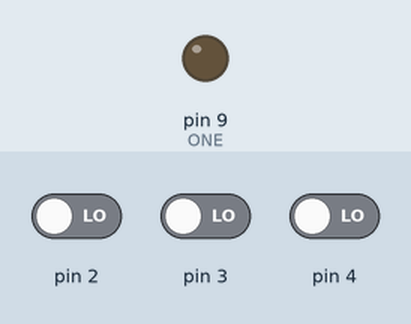
This sketch was run on a simulated Arduino Uno, built with avr-gcc and run on an emulated ATmega328P. Shown: output pins drawn as LEDs (lit = HIGH). Dashed ring = blinking. The inputs (shaded band) are chosen by the test bench; at power-on: pin 2 LOW, pin 4 LOW, pin 3 LOW.

Above: at 5.0 s.
5.1 s: pin 2 driven HIGH
At 5.46 s:
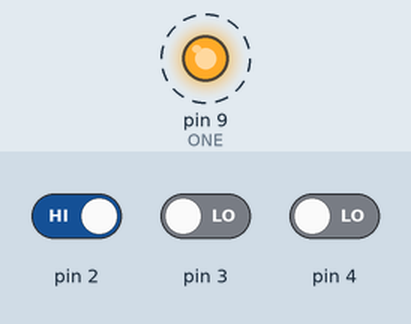
8.1 s: pin 2 driven LOW
At 8.1 s:
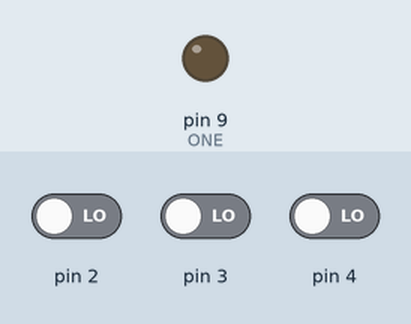
9.6 s: pin 4 driven HIGH
At 10.8 s:
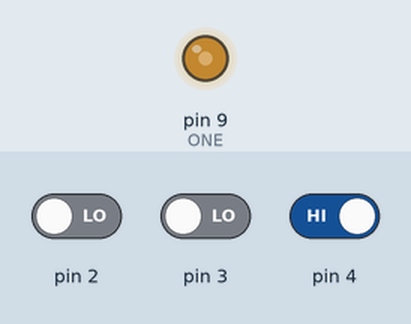
11.1 s: pin 3 driven HIGH
At 13.1 s:
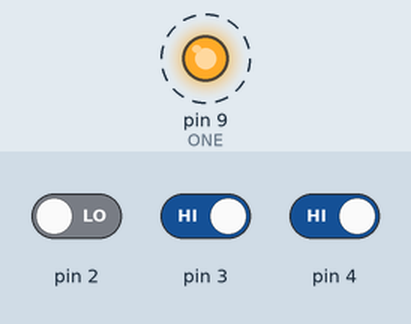
14.1 s: pin 3 driven LOW
Timing chart, 0 to 16.6 s (numbered marks = the images above; inputs shaded):
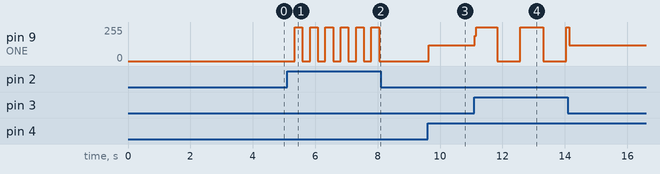

Measured:
- after the input at 5.1 s, pin 9 (ONE): alternates 255/255 for 0.25 s and 0/255 for 0.25 s, starting after 0.25 s
- after the input at 8.1 s, pin 9 (ONE): stops changing and stays 0/255
- after the input at 9.6 s, pin 9 (ONE): 0/255 → 120/255 at once
- after the input at 11.1 s, pin 9 (ONE): alternates 255/255 for 0.73 s and 0/255 for 0.74 s, starting at once

The sketch:

External_Interrupt_push_button.ino
```cpp
#include <avr/io.h>
#include <util/delay.h>
#include <avr/interrupt.h>

#define ONE 1

int flag_SW2 = 0;   // Flag is switch from normal state to blinking state
int flag_SW3 = 0;
int flag_SW4 = 0;
unsigned int count = 0;

void timer_zero_enable();
void Intr_Enable();
void run();

int main (void)
{
   DDRB |=  (ONE << PB1);     // Output
   DDRD &= ~(ONE << PD2);    // Input
   DDRD &= ~(ONE << PD3);    // Input
   DDRD &= ~(ONE << PD4);    // Input


   // sei();  // global interrupt state
   SREG |= (ONE << 7);

   Intr_Enable();
   timer_zero_enable();

   PORTB |= ~(ONE << PB1);    // Initial value of port
   PORTD &= ~(ONE << PD2);    // Initial value of port
   PORTD &= ~(ONE << PD3);    // Initial value of port
   PORTD &= ~(ONE << PD4);    // Initial value of port


  while(1)
  {
    if(flag_SW2)
    {
        if(count>=15)            // certain delay completed
        {
           PORTB^=(ONE << PB1);   // Toggle led
           count = 0;            // reset counter
        }
    }
    else if (flag_SW3)
    {
         if(count>=45)            // certain delay completed
         {
           PORTB^=(ONE << PB1);   // Toggle led
           count = 0;            // reset counter
         }
    }
    else if (flag_SW4)
    {
          run();    // Make High
    }

    else    // default state, led is ON
    {
          PORTB |= ~(1 << PB1);   // Make LOW
    }
  }
  return 0;
}


void setClkSource()
{
   TCCR0B |=  (ONE << CS00);
   TCCR0B |=  (ONE << CS02);
   TCCR0B &= ~(ONE << CS01);
}

void timer_zero_enable()
{
   TCNT0 = 0;
   TIMSK0 |= (1 << TOIE0); // to enable timer 0

   TCCR0A &= ~(ONE << WGM00);
   TCCR0A &= ~(ONE << WGM01);
   TCCR0B &= ~(ONE << WGM02);
}


void Intr_Enable()
{
  EICRA |= (ONE << ISC00);
  EIMSK |= (ONE << INT0);

  EICRA |= (ONE << ISC10);
  EIMSK |= (ONE << INT1);

   PCICR |= (ONE << PCIE2);
  PCMSK2 |= (ONE << PCINT20);
}


ISR(INT0_vect)  // Interrupt comes automatically, name the interrupt . INT0_vect = vector name
{
    flag_SW2 = !flag_SW2;
    setClkSource();
}

ISR(INT1_vect)  // Interrupt comes automatically, name the interrupt . INT0_vect = vector name
{
    flag_SW3 = !flag_SW3;
    setClkSource();
}

ISR(PCINT2_vect)  // Interrupt comes automatically, name the interrupt . PCINT2_vect = vector name
{
    flag_SW4 = !flag_SW4;
}

ISR(TIMER0_OVF_vect)  // Interrupt comes automatically, name the interrupt . PCINT2_vect = vector name
{
    count++;
}

void run()
{
    PORTB ^= (1 << PB1);    // Make High
}


  
```
